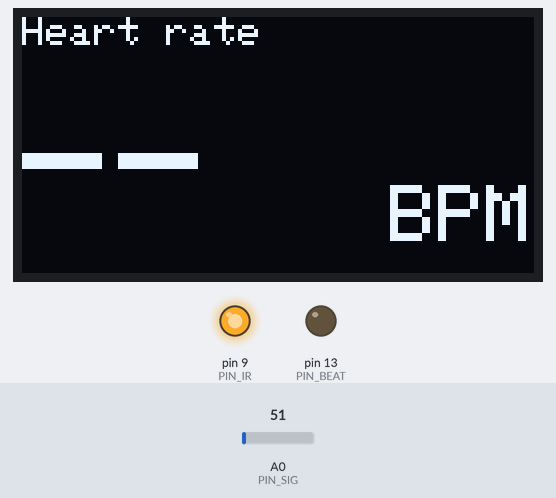
The sketch below on a simulated Arduino Uno, built with avr-gcc and run on an emulated ATmega328P. Parts: 128×64 one-colour display, output pins drawn as LEDs (lit = HIGH). The test bench sets the inputs (shaded band); at power-on: A0 (PIN_SIG) = 51. What the sketch prints to the serial monitor is not drawn.

Above: at 1.2 s.
1.3 s: A0 (PIN_SIG) set to 55
At 1.34 s:
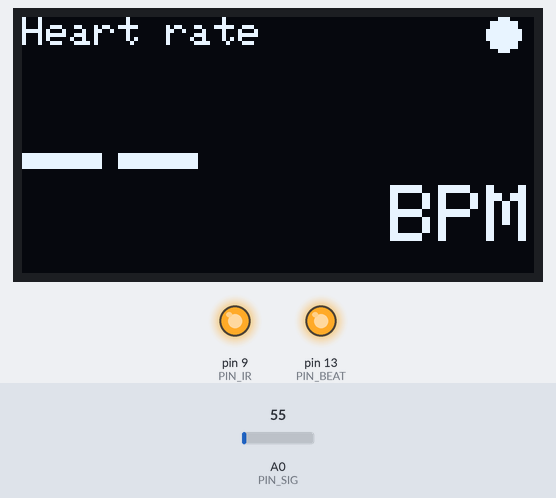
6.9 s: A0 (PIN_SIG) set to 71
At 8.0 s:
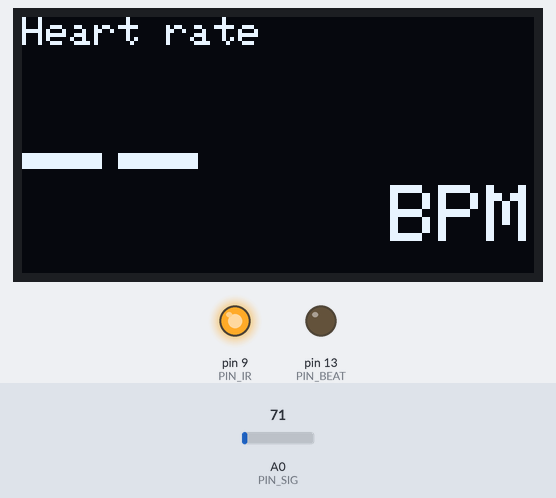
Timing chart, 0 to 9.9 s (numbered marks = the images above; inputs shaded):
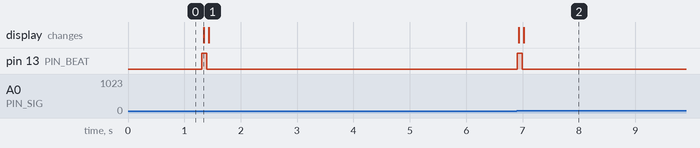

The sketch:

heartbeat_backup.ino
```cpp
// Optical Heartbeat Detector — BACKUP circuit, Arduino UNO / Leonardo, optional OLED
//   OLED 0.96" SSD1306 I2C @0x3C: SDA=A4, SCL=A5 on UNO (D2/D3 on Leonardo), VCC=5V, GND. Runs without it.
//   IR LED -> finger -> phototransistor -> load R -> LM358 voltage follower -> R1k -> A0 (C100nF to GND)
//   D9 -> R1k -> Q1 BC548 base (switches the IR LED, always on)
// No Vref divider, no coupling capacitor, no gain stage: the DC part is removed in software.
// Serial 115200:  "BPM,<value>" per beat
//   'p' toggles raw plot mode  (filtered, +threshold, -threshold)
//   'd' toggles DC print       ("DC,<counts>,<volts>" once per second: use it to tune the load resistor)

#if defined(__AVR_ATmega32U4__)
  #define ADC_REF INTERNAL          // Leonardo: 2.56 V reference -> 2.5 mV per count
  const float ADC_VMAX = 2.56f;
#else
  #define ADC_REF DEFAULT           // UNO: 5 V reference (INTERNAL would be only 1.1 V and clip the 1-2 V DC level)
  const float ADC_VMAX = 5.0f;
#endif

// IR LED driver transistor: 1 = BC558 (PNP, D9 LOW turns the LED on), 0 = BC548 (NPN, D9 HIGH turns it on)
#define PNP_DRIVER 0
const uint8_t IR_ON = PNP_DRIVER ? LOW : HIGH;

#include <Wire.h>
#include <Adafruit_GFX.h>
#include <Adafruit_SSD1306.h>

Adafruit_SSD1306 oled(128, 64, &Wire, -1);
bool oledOk = false;

void showBpm(float bpm, bool pulse) {
  if (!oledOk) return;
  oled.clearDisplay();
  oled.setTextColor(SSD1306_WHITE);
  oled.setTextSize(1);
  oled.setCursor(0, 0);
  oled.print(F("Heart rate"));
  if (pulse) oled.fillCircle(120, 4, 4, SSD1306_WHITE);
  oled.setTextSize(4);
  oled.setCursor(0, 22);
  if (bpm > 0) oled.print((int)(bpm + 0.5f)); else oled.print(F("--"));
  oled.setTextSize(2);
  oled.setCursor(92, 42);
  oled.print(F("BPM"));
  oled.display();
}

const uint8_t PIN_SIG = A0;
const uint8_t PIN_IR = 9;
const uint8_t PIN_BEAT = LED_BUILTIN;

const uint16_t SAMPLE_MS = 20;       // one mains cycle (50 Hz): every sample is a mean over 20 ms -> hum cancelled
const uint16_t REFRACTORY_MS = 300;  // max 200 BPM
const uint16_t TIMEOUT_MS = 4000;    // no beat -> finger off
const float MIN_THR = 0.4f * 2.56f / ADC_VMAX;   // counts: averaged samples are very quiet (0.4 at 2.56 V ref)
const uint8_t AVG_N = 5;

float baseline = 0, lowpass = 0, level = 0;
bool baseInit = false, above = false, plotMode = false, dcMode = false;
unsigned long lastBeat = 0, beatLedOff = 0, lastDc = 0;
float bpmBuf[AVG_N], shownBpm = 0;
uint8_t bpmCount = 0, bpmIdx = 0;

void setup() {
  analogReference(ADC_REF);
  pinMode(PIN_IR, OUTPUT);
  pinMode(PIN_BEAT, OUTPUT);
  digitalWrite(PIN_IR, IR_ON);
  Serial.begin(115200);
  Wire.begin();
  oledOk = oled.begin(SSD1306_SWITCHCAPVCC, 0x3C);
  showBpm(0, false);
  analogRead(PIN_SIG);               // first read after changing the reference is unreliable
  Serial.println(F("Backup heartbeat detector ready. Rest your finger lightly on the sensor."));
}

void loop() {
  while (Serial.available()) {
    char c = Serial.read();
    if (c == 'p') plotMode = !plotMode;
    if (c == 'd') dcMode = !dcMode;
  }

  long sum = 0; uint16_t n = 0;
  unsigned long t0 = micros();
  while (micros() - t0 < (unsigned long)SAMPLE_MS * 1000UL) { sum += analogRead(PIN_SIG); n++; }
  unsigned long now = millis();
  float raw = (float)sum / n;

  if (!baseInit) { baseline = raw; baseInit = true; }
  baseline += (raw - baseline) * 0.04f;            // slow DC tracker (about 0.5 s)
  float ac = raw - baseline;
  lowpass += (ac - lowpass) * 0.5f;                // light smoothing
  level = max(fabs(lowpass), level * 0.99f);       // decaying amplitude
  float thr = max(level * 0.5f, MIN_THR);

  if (dcMode && now - lastDc > 1000) {
    lastDc = now;
    Serial.print(F("DC,")); Serial.print(raw, 1); Serial.print(','); Serial.println(raw * ADC_VMAX / 1023.0f, 3);
  }
  if (plotMode) {
    Serial.print(lowpass); Serial.print(','); Serial.print(thr); Serial.print(','); Serial.println(-thr);
  }

  if (!above && lowpass > thr && now - lastBeat > REFRACTORY_MS) {
    above = true;
    if (lastBeat != 0) {
      float bpm = 60000.0f / (now - lastBeat);
      if (bpm >= 40 && bpm <= 200) {
        bpmBuf[bpmIdx] = bpm;
        bpmIdx = (bpmIdx + 1) % AVG_N;
        if (bpmCount < AVG_N) bpmCount++;
        float s = 0;
        for (uint8_t i = 0; i < bpmCount; i++) s += bpmBuf[i];
        shownBpm = s / bpmCount;
        if (!plotMode && !dcMode) { Serial.print(F("BPM,")); Serial.println(shownBpm, 0); }
      }
    }
    lastBeat = now;
    digitalWrite(PIN_BEAT, HIGH);
    beatLedOff = now + 80;
    showBpm(shownBpm, true);
  } else if (above && lowpass < thr * 0.3f) {
    above = false;
  }

  if (beatLedOff && now > beatLedOff) { digitalWrite(PIN_BEAT, LOW); beatLedOff = 0; showBpm(shownBpm, false); }

  if (lastBeat && now - lastBeat > TIMEOUT_MS) {
    bpmCount = 0; bpmIdx = 0; lastBeat = 0; shownBpm = 0;
    showBpm(0, false);
    if (!plotMode && !dcMode) Serial.println(F("No pulse (finger off?)"));
  }
}
```

Measured:
- the behaviour switches between 51 and 52 on A0 (PIN_SIG) (found by bisection; images 0 and 1)
- after the input at 1.3 s, pin 13 (PIN_BEAT): LOW → HIGH at once, → LOW 0.09 s later; the display: changes at once (image 1)
- after the input at 6.9 s, pin 13 (PIN_BEAT): LOW → HIGH at once, → LOW 0.09 s later; the display: first changes at once (image 2 shows a later state)
